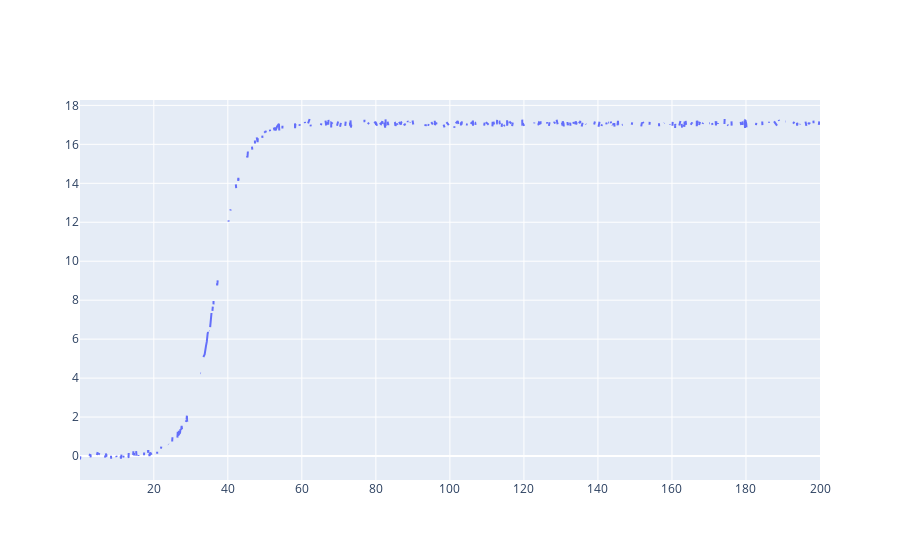

Here is the notebook cell this chart was saved with:
### Code cell
import plotly.graph_objects as go
out_temp = out.iloc[:, 5:] # drop the first 4 columns
# drop all columns with nan values
out_temp = out_temp.loc[:, out_temp.isna().sum(axis=0) != 2]
out_temp.columns = out_temp.columns.astype(float)
data = [go.Scatter(x=out_temp.columns, y=out_temp.values[0])]
fig = go.Figure(data=data)
fig

### Figure 1 — Plotly figure (JSON) as saved in the notebook; plotly's stock layout.template omitted (floating-point values rounded to 4 significant figures; data arrays with more than 128 entries replaced by an {"elided": "..."} marker saying what was removed)
{"data": [{"type": "scatter", "x": {"elided": "1628 float values"}, "y": {"elided": "1628 float values"}}], "layout": {}}
